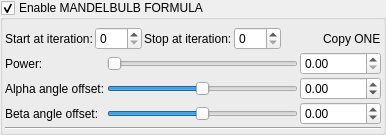
    <widget class="MyGroupBox" name="groupCheck_mandelbulb5_mandelbulb1_enabled">
     <property name="title">
      <string>Enable MANDELBULB FORMULA</string>
     </property>
     <property name="checkable">
      <bool>true</bool>
     </property>
     <layout class="QVBoxLayout" name="verticalLayout_12" stretch="0,0,0">
      <property name="spacing">
       <number>2</number>
      </property>
      <property name="leftMargin">
       <number>2</number>
      </property>
      <property name="topMargin">
       <number>2</number>
      </property>
      <property name="rightMargin">
       <number>2</number>
      </property>
      <property name="bottomMargin">
       <number>2</number>
      </property>
      <item>
       <layout class="QGridLayout" name="gridLayout_6">
        <property name="topMargin">
         <number>5</number>
        </property>
        <item row="0" column="4">
         <spacer name="horizontalSpacer_4">
          <property name="orientation">
           <enum>Qt::Horizontal</enum>
          </property>
          <property name="sizeHint" stdset="0">
           <size>
            <width>40</width>
            <height>20</height>
           </size>
          </property>
         </spacer>
        </item>
        <item row="0" column="3">
         <widget class="MySpinBox" name="spinboxInt_mandelbulb5_mandelbulb1_stop_iterations">
          <property name="sizePolicy">
           <sizepolicy hsizetype="Preferred" vsizetype="Maximum">
            <horstretch>0</horstretch>
            <verstretch>0</verstretch>
           </sizepolicy>
          </property>
          <property name="maximum">
           <number>250</number>
          </property>
         </widget>
        </item>
        <item row="0" column="0">
         <widget class="QLabel" name="label_26">
          <property name="text">
           <string>Start at iteration:</string>
          </property>
         </widget>
        </item>
        <item row="0" column="1">
         <widget class="MySpinBox" name="spinboxInt_mandelbulb5_mandelbulb1_start_iterations">
          <property name="sizePolicy">
           <sizepolicy hsizetype="Minimum" vsizetype="Maximum">
            <horstretch>0</horstretch>
            <verstretch>0</verstretch>
           </sizepolicy>
          </property>
          <property name="maximum">
           <number>250</number>
          </property>
         </widget>
        </item>
        <item row="0" column="6">
         <widget class="QLabel" name="label_113">
          <property name="text">
           <string>Copy ONE</string>
          </property>
         </widget>
        </item>
        <item row="0" column="2">
         <widget class="QLabel" name="label_27">
          <property name="text">
           <string>Stop at iteration:</string>
          </property>
         </widget>
        </item>
       </layout>
      </item>
      <item>
       <layout class="QGridLayout" name="gridLayout_15">
        <property name="spacing">
         <number>2</number>
        </property>
        <item row="1" column="0">
         <widget class="QLabel" name="label_5">
          <property name="text">
           <string>Alpha angle offset:</string>
          </property>
         </widget>
        </item>
        <item row="2" column="0">
         <widget class="QLabel" name="label_9">
          <property name="text">
           <string>Beta angle offset:</string>
          </property>
         </widget>
        </item>
        <item row="0" column="0">
         <widget class="QLabel" name="label_7">
          <property name="text">
           <string>Power:</string>
          </property>
         </widget>
        </item>
        <item row="1" column="1">
         <widget class="QSlider" name="slider_mandelbulb5_mandelbulb1_alpha_angle_offset">
          <property name="sizePolicy">
           <sizepolicy hsizetype="Expanding" vsizetype="Maximum">
            <horstretch>0</horstretch>
            <verstretch>0</verstretch>
           </sizepolicy>
          </property>
          <property name="minimum">
           <number>-18000</number>
          </property>
          <property name="maximum">
           <number>18000</number>
          </property>
          <property name="value">
           <number>0</number>
          </property>
          <property name="sliderPosition">
           <number>0</number>
          </property>
          <property name="orientation">
           <enum>Qt::Horizontal</enum>
          </property>
         </widget>
        </item>
        <item row="1" column="2">
         <widget class="MyDoubleSpinBox" name="spinbox_mandelbulb5_mandelbulb1_alpha_angle_offset">
          <property name="sizePolicy">
           <sizepolicy hsizetype="Minimum" vsizetype="Maximum">
            <horstretch>0</horstretch>
            <verstretch>0</verstretch>
           </sizepolicy>
          </property>
          <property name="prefix">
           <string/>
          </property>
          <property name="suffix">
           <string/>
          </property>
          <property name="decimals">
           <number>2</number>
          </property>
          <property name="minimum">
           <double>-36000.000000000000000</double>
          </property>
          <property name="maximum">
           <double>36000.000000000000000</double>
          </property>
          <property name="singleStep">
           <double>0.100000000000000</double>
          </property>
         </widget>
        </item>
        <item row="2" column="1">
         <widget class="QSlider" name="slider_mandelbulb5_mandelbulb1_beta_angle_offset">
          <property name="sizePolicy">
           <sizepolicy hsizetype="Expanding" vsizetype="Maximum">
            <horstretch>0</horstretch>
            <verstretch>0</verstretch>
           </sizepolicy>
          </property>
          <property name="minimum">
           <number>-18000</number>
          </property>
          <property name="maximum">
           <number>18000</number>
          </property>
          <property name="value">
           <number>0</number>
          </property>
          <property name="sliderPosition">
           <number>0</number>
          </property>
          <property name="orientation">
           <enum>Qt::Horizontal</enum>
          </property>
         </widget>
        </item>
        <item row="2" column="2">
         <widget class="MyDoubleSpinBox" name="spinbox_mandelbulb5_mandelbulb1_beta_angle_offset">
          <property name="sizePolicy">
           <sizepolicy hsizetype="Minimum" vsizetype="Maximum">
            <horstretch>0</horstretch>
            <verstretch>0</verstretch>
           </sizepolicy>
          </property>
          <property name="prefix">
           <string/>
          </property>
          <property name="suffix">
           <string/>
          </property>
          <property name="decimals">
           <number>2</number>
          </property>
          <property name="minimum">
           <double>-36000.000000000000000</double>
          </property>
          <property name="maximum">
           <double>36000.000000000000000</double>
          </property>
          <property name="singleStep">
           <double>0.100000000000000</double>
          </property>
         </widget>
        </item>
        <item row="0" column="2">
         <widget class="MyDoubleSpinBox" name="spinbox_mandelbulb5_mandelbulb1_power">
          <property name="sizePolicy">
           <sizepolicy hsizetype="Minimum" vsizetype="Maximum">
            <horstretch>0</horstretch>
            <verstretch>0</verstretch>
           </sizepolicy>
          </property>
          <property name="prefix">
           <string/>
          </property>
          <property name="suffix">
           <string/>
          </property>
          <property name="decimals">
           <number>2</number>
          </property>
          <property name="minimum">
           <double>0.000000000000000</double>
          </property>
          <property name="maximum">
           <double>1000.000000000000000</double>
          </property>
          <property name="singleStep">
           <double>0.100000000000000</double>
          </property>
         </widget>
        </item>
        <item row="0" column="1">
         <widget class="QSlider" name="slider_mandelbulb5_mandelbulb1_power">
          <property name="sizePolicy">
           <sizepolicy hsizetype="Expanding" vsizetype="Maximum">
            <horstretch>0</horstretch>
            <verstretch>0</verstretch>
           </sizepolicy>
          </property>
          <property name="maximum">
           <number>2000</number>
          </property>
          <property name="singleStep">
           <number>1</number>
          </property>
          <property name="orientation">
           <enum>Qt::Horizontal</enum>
          </property>
         </widget>
        </item>
       </layout>
      </item>
      <item>
       <widget class="Line" name="line_13">
        <property name="orientation">
         <enum>Qt::Horizontal</enum>
        </property>
       </widget>
      </item>
     </layout>
    </widget>
